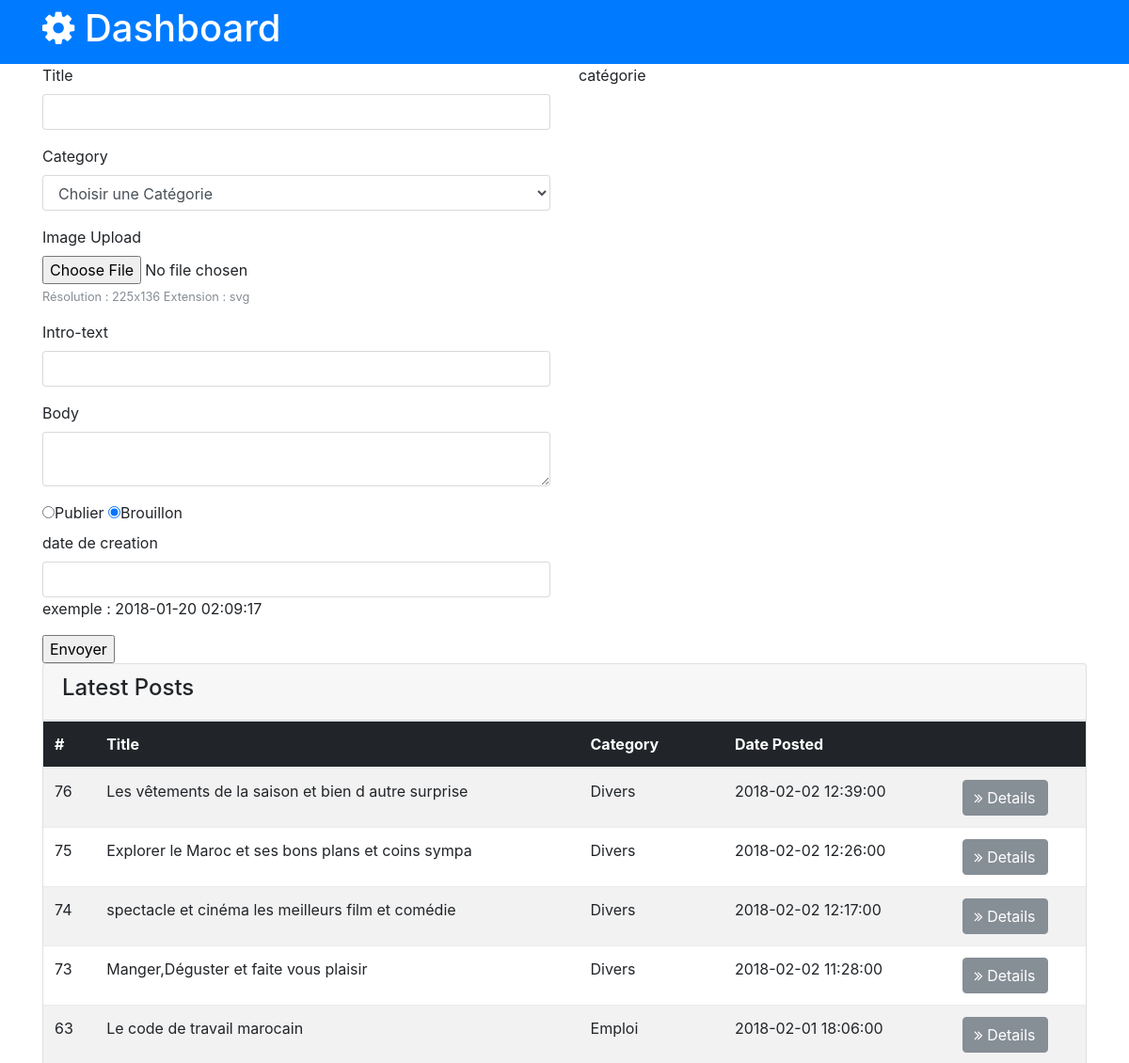
Page /admin/index.php (upper part) on the earlier database version.
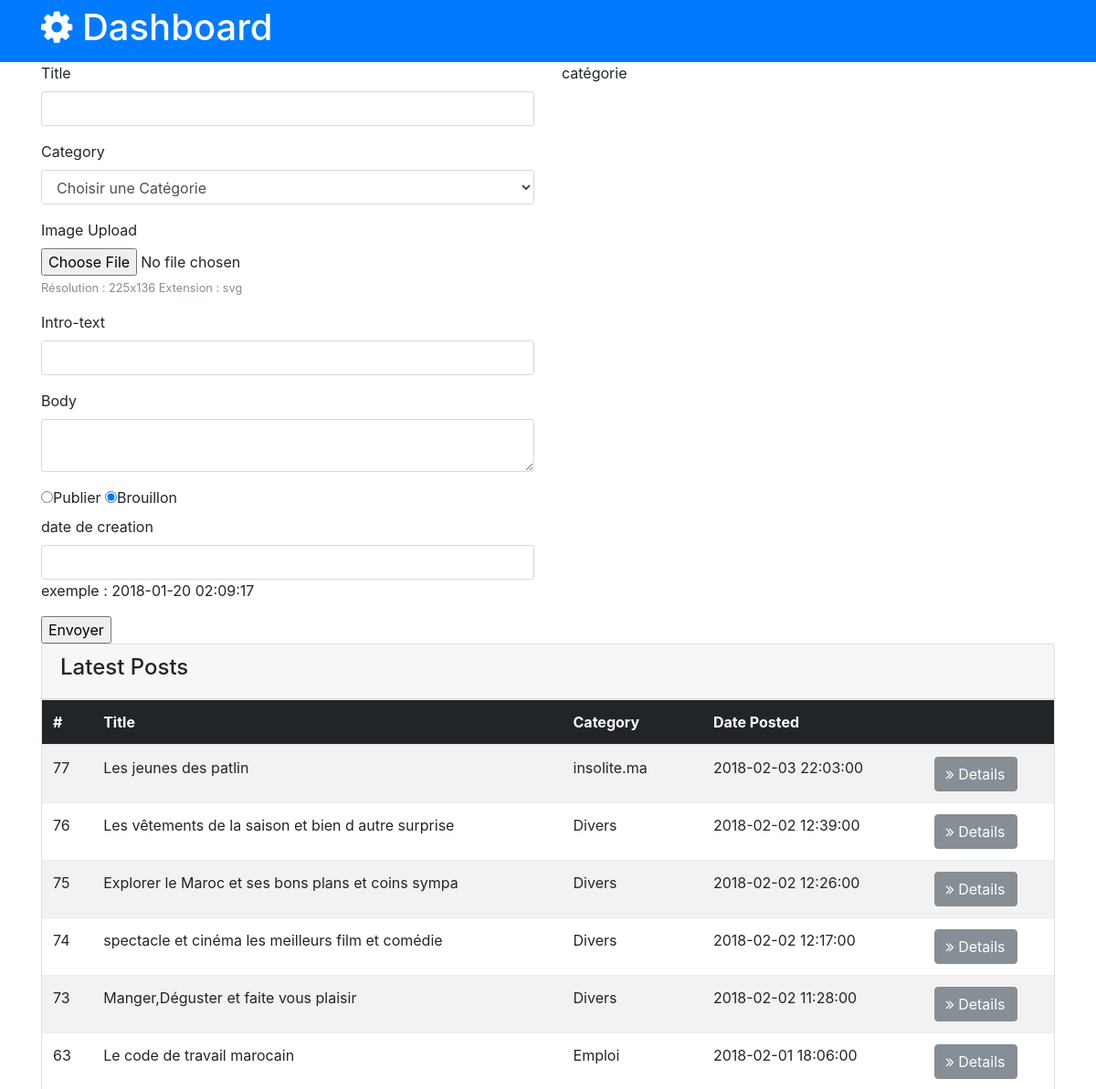
Same page on the later database version.
### tables this page shows
CREATE TABLE `article` (
  `idarticle` int(11) NOT NULL,
  `titre` varchar(150) DEFAULT NULL,
  `introtxt` varchar(100) NOT NULL,
  `contenutxt` varchar(1000) DEFAULT NULL,
  `contenuimage` varchar(1000) DEFAULT NULL,
  `afficher` int(11) DEFAULT NULL,
  `nbrlecture` int(11) DEFAULT NULL,
  `datecreation` timestamp NULL DEFAULT NULL,
  `idcategorie` int(11) DEFAULT NULL
);

CREATE TABLE `categorie` (
  `idcategorie` int(11) NOT NULL,
  `titre` varchar(50) DEFAULT NULL,
  `afficher` int(11) DEFAULT NULL,
  `iconecategorie` varchar(200) DEFAULT NULL
);

### admin/index.php (the view, shortened to what this page needs)
<!DOCTYPE html>
<html lang="fr">
<head>
  <link rel="stylesheet" href="css/font-awesome.min.css">
  <link rel="stylesheet" href="css/bootstrap.css">
  <link rel="stylesheet" href="css/style.css">
</head>
<body>
 <header id="main-header" class="py-2 bg-primary text-white">
    <div class="container">
      <div class="row">
        <div class="col-md-6">
          <h1><i class="fa fa-gear"></i> Dashboard</h1>
        </div>
      </div>
    </div>
  </header>
  <div class="container">
      <div class="row">
        <div class="col-md-6">
		<form enctype="multipart/form-data" action="traitement.php" method="post">
			<div class="form-group">
              <label for="title">Title</label>
              <input type="text" name="Title" class="form-control">
            </div>
            <div class="form-group">
              <label for="category">Category</label>
              <select class="form-control" name="titrecategorie">
			  <?php
				echo "<option value=\"\">Choisir une Catégorie</option>";
				?>
			  </select>
            </div>
            <div class="form-group">
			  <label for="file">Image Upload</label>
              <input type="file" class="form-control-file" id="file" name="file">
			  <small class="form-text text-muted">Résolution : 225x136 Extension : svg</small>
            </div>
		   <div class="form-group">
              <label for="Intro-text">Intro-text</label>
              <input type="text" name="introtxt" class="form-control">
            </div>
		   <div class="form-group">
              <label for="body">Body</label>
              <textarea name="editor1" class="form-control"></textarea>
            </div>
   <div class="radio">
  <label class="radio-inline"><input type="radio" name="choix" value="1" >Publier</label>
<label class="radio-inline"><input type="radio" name="choix" value="0" checked="checked">Brouillon</label>
   </div>
   <div class="form-group">
              <label for="datecreation">date de creation</label>
              <input type="text" name="datecreation" value="" class="form-control">
            exemple : 2018-01-20 02:09:17
			</div>
<input type="submit" value="Envoyer" name="submit" />
				</form>
		</div>
 <div class="col-md-6">
 catégorie
 </div>
		</div>
		</div>
<section id="posts">
    <div class="container">
      <div class="row">
        <div class="col-md-12">
          <div class="card">
            <div class="card-header">
              <h4>Latest Posts</h4>
            </div>
            <table class="table table-striped">
              <thead class="thead-inverse">
                <tr>
                  <th>#</th>
                  <th>Title</th>
                  <th>Category</th>
                  <th>Date Posted</th>
                  <th></th>
                </tr>
              </thead>
              <tbody>
				<?php
				$sqlrecuppostcat="select ar.idarticle as idarticle,ar.titre as titrearticle,cat.titre as titrecategorie,ar.datecreation from article ar,categorie cat where ar.idcategorie=cat.idcategorie ORDER BY ar.datecreation DESC ";
				$resultrecuppostcat = mysql_query($sqlrecuppostcat);
				while($data = mysql_fetch_assoc($resultrecuppostcat)) {
				echo " <tr>
                  <td scope=\"row\">".$data["idarticle"]."</td>
                  <td>".$data["titrearticle"]."</td>
                  <td>".$data["titrecategorie"]."</td>
                  <td>".$data["datecreation"]."</td>
                  <td><a href=\"detailspost.php?idarticle=".$data["idarticle"]."\" class=\"btn btn-secondary\">
                  <i class=\"fa fa-angle-double-right\"></i> Details
                  </a></td>
                </tr>";
				}
				?>
			  </tbody>
            </table>
          </div>
        </div>
</body>
</html>

Differences in the rows shown:
added article: idarticle "77", titre "Les jeunes des patlin", idcategorie.titre "insolite.ma", datecreation "2018-02-03 22:03:00"
